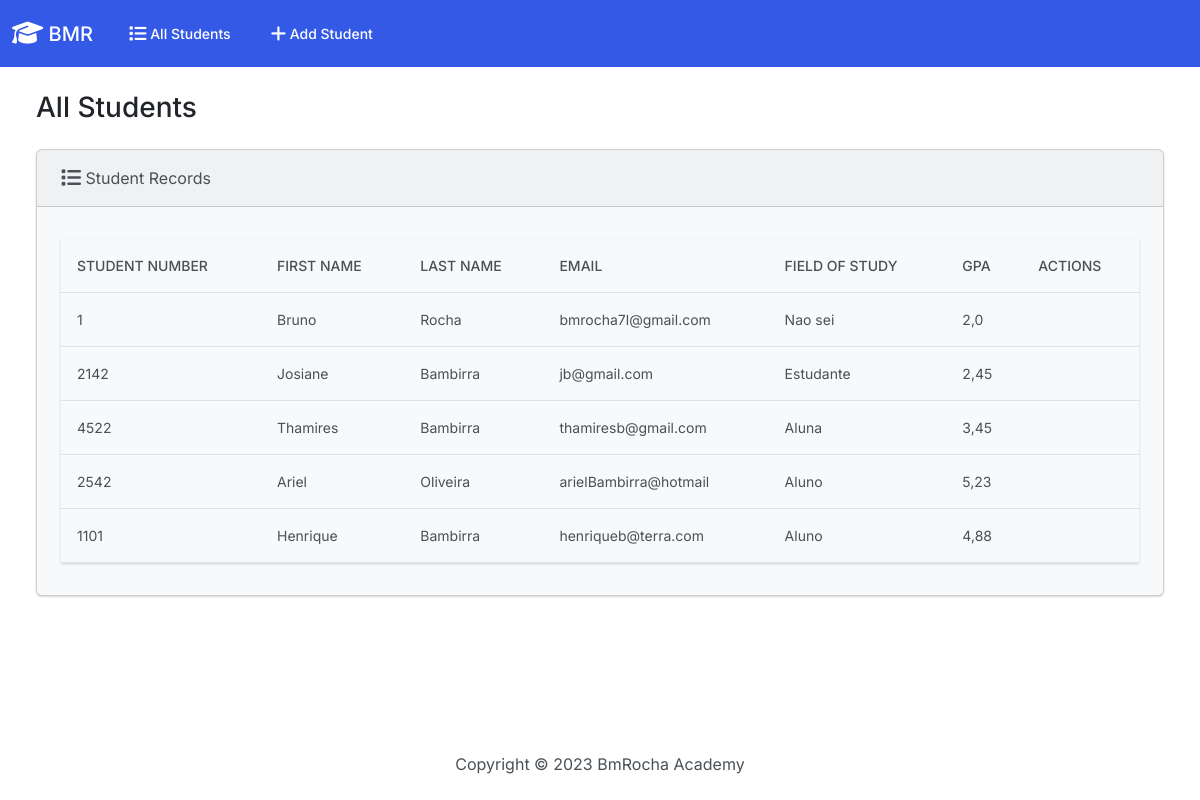
The page / on the database its author committed.
### frontend/models.py (models this page shows, shortened)
class Student(models.Model):
    student_number = models.PositiveIntegerField()
    first_name = models.CharField(max_length=50)
    last_name = models.CharField(max_length=50)
    email = models.EmailField(max_length=100)
    field_of_study = models.CharField(max_length=50)
    gpa = models.FloatField()

### frontend/views.py (the view)
def index(request):
    return render(request, 'index.html', {
        'students': Student.objects.all(),
    })

### frontend/templates/index.html (shortened to what this page needs)
{% load static %}
<!DOCTYPE html>
<html lang="pt-br">
    <head>
        <link href="{% static '/css/bootstrap.min.css' %}" rel="stylesheet">
        <link rel="stylesheet" href="https://cdnjs.cloudflare.com/ajax/libs/font-awesome/6.2.1/css/all.min.css" />
    </head>
    <body class="d-flex flex-column min-vh-100">
        <nav class="navbar navbar-expand-lg navbar-dark bg-primary">
            <div class="container-fluid">
                <a class="navbar-brand" href="#">
                    <i class="fa-solid fa-graduation-cap fa-lg"></i> BMR
                </a>
                <div class="collapse navbar-collapse" id="navbarColor01">
                    <ul class="navbar-nav me-auto">
                        <li class="nav-item">
                            <a class="nav-link" href="#">
                                 All Students
                            </a>
                        </li>
                        <li class="nav-item">
                            <a class="nav-link" href="#">
                                 Add Student</a>
                        </li>
                    </ul>
                </div>
            </div>
        </nav>
        <div class="container-fluid">
            <h3 class="m-4">All Students</h3>
            <div class="row">
                <div class="col-12">
                    {% if students %}
                    <div class="card bg-light ms-4 me-4 mb-4">
                        <div class=" card-header">
                            <i class="fa-solid fa-list fa-lg"></i> Student Records
                        </div>
                        <div class="card-body">
                            <p class="card-text">
                            <div class="table-responive">
                                <table class="table table-hover">
                                    <thead>
                                        <tr>
                                            <th scope="col">Student Number</th>
                                            <th scope="col">First Name</th>
                                            <th scope="col">Last Name</th>
                                            <th scope="col">Email</th>
                                            <th scope="col">Field of Study</th>
                                            <th scope="col">GPA</th>
                                            <th scope="col">Actions</th>
                                        </tr>
                                    </thead>
                                    <tbody>
                                        {% for student in students %}
                                        <tr>
                                            <td>{{ student.student_number }}</td>
                                            <td>{{ student.first_name }}</td>
                                            <td>{{ student.last_name }}</td>
                                            <td>{{ student.email }}</td>
                                            <td>{{ student.field_of_study }}</td>
                                            <td>{{ student.gpa }}</td>
                                            <td>{{ ACTIONS }}</td>
                                        </tr>
                                        {% endfor %}
                                    </tbody>
                                </table>
                            </div>
                            </p>
                        </div>
                    </div>
                    {% else %}
                    <h5 class="alert alert-primary ms-4 me-4 mb-4">No Student Records.</h5>
                    {% endif %}
                </div>
            </div>
        </div>
        <footer class="mt-auto mb-4">
            <div class="text-center">
                <span>
                    Copyright &copy;
                    <script>document.write(new Date().getFullYear())</script> BmRocha Academy
                </span>
            </div>
        </footer>
    </body>
</html>

### rows shown on the page
Student: student_number "1", first_name "Bruno", last_name "Rocha", email "bmrocha7l@gmail.com", field_of_study "Nao sei", gpa "2,0"
Student: student_number "2142", first_name "Josiane", last_name "Bambirra", email "jb@gmail.com", field_of_study "Estudante", gpa "2,45"
Student: student_number "4522", first_name "Thamires", last_name "Bambirra", email "thamiresb@gmail.com", field_of_study "Aluna", gpa "3,45"
Student: student_number "2542", first_name "Ariel", last_name "Oliveira", email "arielBambirra@hotmail", field_of_study "Aluno", gpa "5,23"
Student: student_number "1101", first_name "Henrique", last_name "Bambirra", email "henriqueb@terra.com", field_of_study "Aluno", gpa "4,88"
